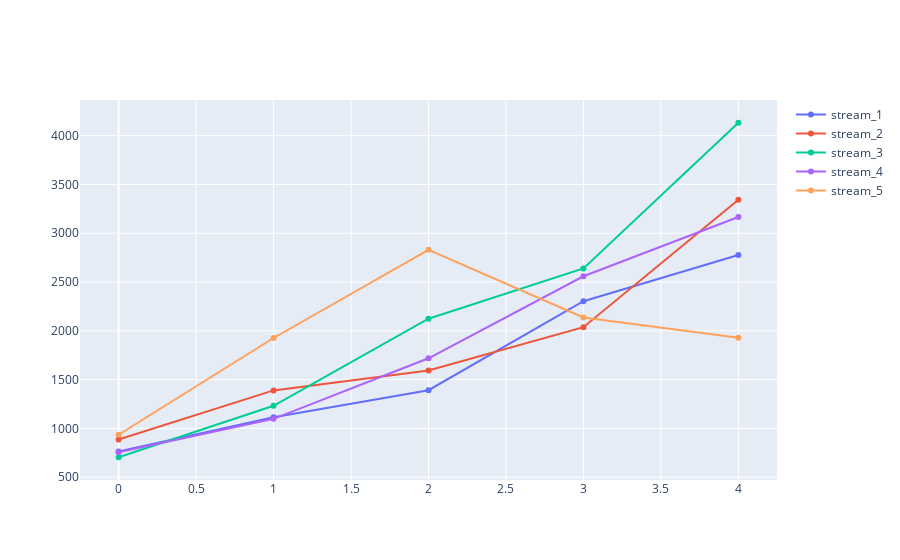

Here is the notebook cell this chart was saved with:
### Code cell
import plotly.graph_objects as go

# Create random data with numpy
import numpy as np


random_x = sim.index
random_y0 = sim[1]
random_y1 = sim[2]
random_y2 = sim[3]
random_y3 = sim[4]
random_y4 = sim[5]

# Create traces
fig = go.Figure()
fig.add_trace(go.Scatter(x=random_x, y=random_y0,
                    mode='lines+markers',
                    name='stream_1'))
fig.add_trace(go.Scatter(x=random_x, y=random_y1,
                    mode='lines+markers',
                    name='stream_2'))
fig.add_trace(go.Scatter(x=random_x, y=random_y2,
                    mode='lines+markers', 
                    name='stream_3'))

fig.add_trace(go.Scatter(x=random_x, y=random_y3,
                    mode='lines+markers',
                    name='stream_4'))
fig.add_trace(go.Scatter(x=random_x, y=random_y4,
                    mode='lines+markers', 
                    name='stream_5'))

fig.show()

### Figure 1 — Plotly figure (JSON) as saved in the notebook; plotly's stock layout.template omitted (floating-point values rounded to 4 significant figures)
{"data": [{"mode": "lines+markers", "name": "stream_1", "type": "scatter", "x": [0, 1, 2, 3, 4], "y": [763.0, 1114.0, 1391.0, 2304.0, 2777.0]}, {"mode": "lines+markers", "name": "stream_2", "type": "scatter", "x": [0, 1, 2, 3, 4], "y": [886.6, 1390.0, 1593.0, 2038.0, 3344.0]}, {"mode": "lines+markers", "name": "stream_3", "type": "scatter", "x": [0, 1, 2, 3, 4], "y": [704.7, 1232.0, 2124.0, 2640.0, 4132.0]}, {"mode": "lines+markers", "name": "stream_4", "type": "scatter", "x": [0, 1, 2, 3, 4], "y": [755.6, 1098.0, 1719.0, 2559.0, 3166.0]}, {"mode": "lines+markers", "name": "stream_5", "type": "scatter", "x": [0, 1, 2, 3, 4], "y": [935.0, 1927.0, 2830.0, 2137.0, 1928.0]}], "layout": {}}
